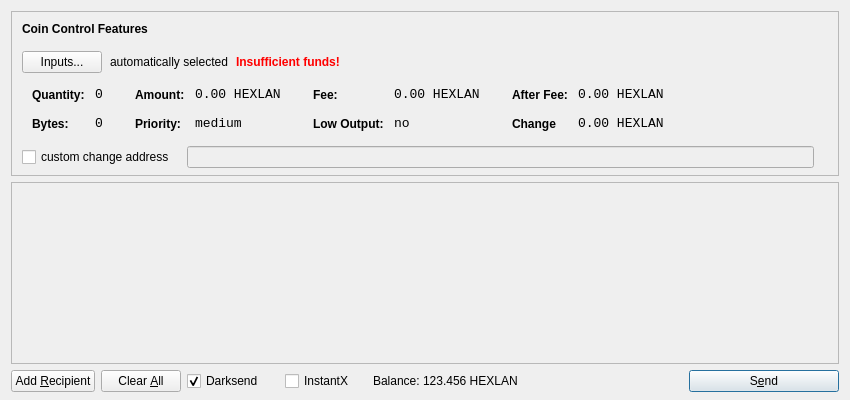
<?xml version="1.0" encoding="UTF-8"?>
<ui version="4.0">
 <class>SendCoinsDialog</class>
 <widget class="QDialog" name="SendCoinsDialog">
  <property name="geometry">
   <rect>
    <x>0</x>
    <y>0</y>
    <width>850</width>
    <height>400</height>
   </rect>
  </property>
  <property name="windowTitle">
   <string>Send Coins</string>
  </property>
  <layout class="QVBoxLayout" name="verticalLayout" stretch="0,1,0">
   <property name="bottomMargin">
    <number>8</number>
   </property>
   <item>
    <widget class="QFrame" name="frameCoinControl">
     <property name="sizePolicy">
      <sizepolicy hsizetype="Expanding" vsizetype="Expanding">
       <horstretch>0</horstretch>
       <verstretch>0</verstretch>
      </sizepolicy>
     </property>
     <property name="maximumSize">
      <size>
       <width>16777215</width>
       <height>16777215</height>
      </size>
     </property>
     <property name="frameShape">
      <enum>QFrame::StyledPanel</enum>
     </property>
     <property name="frameShadow">
      <enum>QFrame::Sunken</enum>
     </property>
     <layout class="QVBoxLayout" name="verticalLayoutCoinControl2">
      <property name="spacing">
       <number>-1</number>
      </property>
      <property name="leftMargin">
       <number>0</number>
      </property>
      <property name="topMargin">
       <number>0</number>
      </property>
      <property name="rightMargin">
       <number>0</number>
      </property>
      <property name="bottomMargin">
       <number>6</number>
      </property>
      <item>
       <layout class="QVBoxLayout" name="verticalLayoutCoinControl" stretch="0,0,0,0,1">
        <property name="spacing">
         <number>0</number>
        </property>
        <property name="leftMargin">
         <number>10</number>
        </property>
        <property name="topMargin">
         <number>10</number>
        </property>
        <item>
         <layout class="QHBoxLayout" name="horizontalLayoutCoinControl1">
          <property name="bottomMargin">
           <number>15</number>
          </property>
          <item>
           <widget class="QLabel" name="labelCoinControlFeatures">
            <property name="sizePolicy">
             <sizepolicy hsizetype="Preferred" vsizetype="Maximum">
              <horstretch>0</horstretch>
              <verstretch>0</verstretch>
             </sizepolicy>
            </property>
            <property name="font">
             <font>
              <weight>75</weight>
              <bold>true</bold>
             </font>
            </property>
            <property name="styleSheet">
             <string notr="true">font-weight:bold;</string>
            </property>
            <property name="text">
             <string>Coin Control Features</string>
            </property>
           </widget>
          </item>
         </layout>
        </item>
        <item>
         <layout class="QHBoxLayout" name="horizontalLayoutCoinControl2" stretch="0,0,0,0">
          <property name="spacing">
           <number>8</number>
          </property>
          <property name="bottomMargin">
           <number>10</number>
          </property>
          <item>
           <widget class="QPushButton" name="pushButtonCoinControl">
            <property name="styleSheet">
             <string notr="true"/>
            </property>
            <property name="text">
             <string>Inputs...</string>
            </property>
           </widget>
          </item>
          <item>
           <widget class="QLabel" name="labelCoinControlAutomaticallySelected">
            <property name="text">
             <string>automatically selected</string>
            </property>
            <property name="margin">
             <number>5</number>
            </property>
           </widget>
          </item>
          <item>
           <widget class="QLabel" name="labelCoinControlInsuffFunds">
            <property name="font">
             <font>
              <weight>75</weight>
              <bold>true</bold>
             </font>
            </property>
            <property name="styleSheet">
             <string notr="true">color:red;font-weight:bold;</string>
            </property>
            <property name="text">
             <string>Insufficient funds!</string>
            </property>
            <property name="margin">
             <number>5</number>
            </property>
           </widget>
          </item>
          <item>
           <spacer name="horizontalSpacerCoinControl">
            <property name="orientation">
             <enum>Qt::Horizontal</enum>
            </property>
            <property name="sizeHint" stdset="0">
             <size>
              <width>40</width>
              <height>1</height>
             </size>
            </property>
           </spacer>
          </item>
         </layout>
        </item>
        <item>
         <widget class="QWidget" name="widgetCoinControl" native="true">
          <property name="sizePolicy">
           <sizepolicy hsizetype="Preferred" vsizetype="Preferred">
            <horstretch>0</horstretch>
            <verstretch>0</verstretch>
           </sizepolicy>
          </property>
          <property name="minimumSize">
           <size>
            <width>0</width>
            <height>0</height>
           </size>
          </property>
          <property name="styleSheet">
           <string notr="true"/>
          </property>
          <layout class="QHBoxLayout" name="horizontalLayoutCoinControl5">
           <property name="margin">
            <number>0</number>
           </property>
           <item>
            <layout class="QHBoxLayout" name="horizontalLayoutCoinControl3" stretch="0,0,0,1">
             <property name="spacing">
              <number>20</number>
             </property>
             <property name="topMargin">
              <number>0</number>
             </property>
             <property name="bottomMargin">
              <number>10</number>
             </property>
             <item>
              <layout class="QFormLayout" name="formLayoutCoinControl1">
               <property name="horizontalSpacing">
                <number>10</number>
               </property>
               <property name="verticalSpacing">
                <number>14</number>
               </property>
               <property name="leftMargin">
                <number>10</number>
               </property>
               <property name="topMargin">
                <number>4</number>
               </property>
               <property name="rightMargin">
                <number>6</number>
               </property>
               <item row="0" column="0">
                <widget class="QLabel" name="labelCoinControlQuantityText">
                 <property name="styleSheet">
                  <string notr="true">font-weight:bold;</string>
                 </property>
                 <property name="text">
                  <string>Quantity:</string>
                 </property>
                 <property name="margin">
                  <number>0</number>
                 </property>
                </widget>
               </item>
               <item row="0" column="1">
                <widget class="QLabel" name="labelCoinControlQuantity">
                 <property name="font">
                  <font>
                   <family>Monospace</family>
                   <pointsize>10</pointsize>
                  </font>
                 </property>
                 <property name="cursor">
                  <cursorShape>IBeamCursor</cursorShape>
                 </property>
                 <property name="contextMenuPolicy">
                  <enum>Qt::ActionsContextMenu</enum>
                 </property>
                 <property name="text">
                  <string>0</string>
                 </property>
                 <property name="margin">
                  <number>0</number>
                 </property>
                 <property name="textInteractionFlags">
                  <set>Qt::LinksAccessibleByMouse|Qt::TextSelectableByKeyboard|Qt::TextSelectableByMouse</set>
                 </property>
                </widget>
               </item>
               <item row="1" column="0">
                <widget class="QLabel" name="labelCoinControlBytesText">
                 <property name="styleSheet">
                  <string notr="true">font-weight:bold;</string>
                 </property>
                 <property name="text">
                  <string>Bytes:</string>
                 </property>
                </widget>
               </item>
               <item row="1" column="1">
                <widget class="QLabel" name="labelCoinControlBytes">
                 <property name="font">
                  <font>
                   <family>Monospace</family>
                   <pointsize>10</pointsize>
                  </font>
                 </property>
                 <property name="cursor">
                  <cursorShape>IBeamCursor</cursorShape>
                 </property>
                 <property name="contextMenuPolicy">
                  <enum>Qt::ActionsContextMenu</enum>
                 </property>
                 <property name="text">
                  <string>0</string>
                 </property>
                 <property name="textInteractionFlags">
                  <set>Qt::LinksAccessibleByMouse|Qt::TextSelectableByKeyboard|Qt::TextSelectableByMouse</set>
                 </property>
                </widget>
               </item>
              </layout>
             </item>
             <item>
              <layout class="QFormLayout" name="formLayoutCoinControl2">
               <property name="horizontalSpacing">
                <number>10</number>
               </property>
               <property name="verticalSpacing">
                <number>14</number>
               </property>
               <property name="leftMargin">
                <number>6</number>
               </property>
               <property name="topMargin">
                <number>4</number>
               </property>
               <property name="rightMargin">
                <number>6</number>
               </property>
               <item row="0" column="0">
                <widget class="QLabel" name="labelCoinControlAmountText">
                 <property name="styleSheet">
                  <string notr="true">font-weight:bold;</string>
                 </property>
                 <property name="text">
                  <string>Amount:</string>
                 </property>
                 <property name="margin">
                  <number>0</number>
                 </property>
                </widget>
               </item>
               <item row="0" column="1">
                <widget class="QLabel" name="labelCoinControlAmount">
                 <property name="font">
                  <font>
                   <family>Monospace</family>
                   <pointsize>10</pointsize>
                  </font>
                 </property>
                 <property name="cursor">
                  <cursorShape>IBeamCursor</cursorShape>
                 </property>
                 <property name="contextMenuPolicy">
                  <enum>Qt::ActionsContextMenu</enum>
                 </property>
                 <property name="text">
                  <string>0.00 HEXLAN</string>
                 </property>
                 <property name="textInteractionFlags">
                  <set>Qt::LinksAccessibleByMouse|Qt::TextSelectableByKeyboard|Qt::TextSelectableByMouse</set>
                 </property>
                </widget>
               </item>
               <item row="1" column="0">
                <widget class="QLabel" name="labelCoinControlPriorityText">
                 <property name="styleSheet">
                  <string notr="true">font-weight:bold;</string>
                 </property>
                 <property name="text">
                  <string>Priority:</string>
                 </property>
                </widget>
               </item>
               <item row="1" column="1">
                <widget class="QLabel" name="labelCoinControlPriority">
                 <property name="font">
                  <font>
                   <family>Monospace</family>
                   <pointsize>10</pointsize>
                  </font>
                 </property>
                 <property name="cursor">
                  <cursorShape>IBeamCursor</cursorShape>
                 </property>
                 <property name="contextMenuPolicy">
                  <enum>Qt::ActionsContextMenu</enum>
                 </property>
                 <property name="text">
                  <string>medium</string>
                 </property>
                 <property name="textInteractionFlags">
                  <set>Qt::LinksAccessibleByMouse|Qt::TextSelectableByKeyboard|Qt::TextSelectableByMouse</set>
                 </property>
                </widget>
               </item>
              </layout>
             </item>
             <item>
              <layout class="QFormLayout" name="formLayoutCoinControl3">
               <property name="horizontalSpacing">
                <number>10</number>
               </property>
               <property name="verticalSpacing">
                <number>14</number>
               </property>
               <property name="leftMargin">
                <number>6</number>
               </property>
               <property name="topMargin">
                <number>4</number>
               </property>
               <property name="rightMargin">
                <number>6</number>
               </property>
               <item row="0" column="0">
                <widget class="QLabel" name="labelCoinControlFeeText">
                 <property name="styleSheet">
                  <string notr="true">font-weight:bold;</string>
                 </property>
                 <property name="text">
                  <string>Fee:</string>
                 </property>
                 <property name="margin">
                  <number>0</number>
                 </property>
                </widget>
               </item>
               <item row="0" column="1">
                <widget class="QLabel" name="labelCoinControlFee">
                 <property name="font">
                  <font>
                   <family>Monospace</family>
                   <pointsize>10</pointsize>
                  </font>
                 </property>
                 <property name="cursor">
                  <cursorShape>IBeamCursor</cursorShape>
                 </property>
                 <property name="contextMenuPolicy">
                  <enum>Qt::ActionsContextMenu</enum>
                 </property>
                 <property name="text">
                  <string>0.00 HEXLAN</string>
                 </property>
                 <property name="textInteractionFlags">
                  <set>Qt::LinksAccessibleByMouse|Qt::TextSelectableByKeyboard|Qt::TextSelectableByMouse</set>
                 </property>
                </widget>
               </item>
               <item row="1" column="0">
                <widget class="QLabel" name="labelCoinControlLowOutputText">
                 <property name="styleSheet">
                  <string notr="true">font-weight:bold;</string>
                 </property>
                 <property name="text">
                  <string>Low Output:</string>
                 </property>
                </widget>
               </item>
               <item row="1" column="1">
                <widget class="QLabel" name="labelCoinControlLowOutput">
                 <property name="font">
                  <font>
                   <family>Monospace</family>
                   <pointsize>10</pointsize>
                  </font>
                 </property>
                 <property name="cursor">
                  <cursorShape>IBeamCursor</cursorShape>
                 </property>
                 <property name="contextMenuPolicy">
                  <enum>Qt::ActionsContextMenu</enum>
                 </property>
                 <property name="text">
                  <string>no</string>
                 </property>
                 <property name="textInteractionFlags">
                  <set>Qt::LinksAccessibleByMouse|Qt::TextSelectableByKeyboard|Qt::TextSelectableByMouse</set>
                 </property>
                </widget>
               </item>
              </layout>
             </item>
             <item>
              <layout class="QFormLayout" name="formLayoutCoinControl4">
               <property name="horizontalSpacing">
                <number>10</number>
               </property>
               <property name="verticalSpacing">
                <number>14</number>
               </property>
               <property name="leftMargin">
                <number>6</number>
               </property>
               <property name="topMargin">
                <number>4</number>
               </property>
               <property name="rightMargin">
                <number>6</number>
               </property>
               <item row="0" column="0">
                <widget class="QLabel" name="labelCoinControlAfterFeeText">
                 <property name="styleSheet">
                  <string notr="true">font-weight:bold;</string>
                 </property>
                 <property name="text">
                  <string>After Fee:</string>
                 </property>
                 <property name="margin">
                  <number>0</number>
                 </property>
                </widget>
               </item>
               <item row="0" column="1">
                <widget class="QLabel" name="labelCoinControlAfterFee">
                 <property name="font">
                  <font>
                   <family>Monospace</family>
                   <pointsize>10</pointsize>
                  </font>
                 </property>
                 <property name="cursor">
                  <cursorShape>IBeamCursor</cursorShape>
                 </property>
                 <property name="contextMenuPolicy">
                  <enum>Qt::ActionsContextMenu</enum>
                 </property>
                 <property name="text">
                  <string>0.00 HEXLAN</string>
                 </property>
                 <property name="textInteractionFlags">
                  <set>Qt::LinksAccessibleByMouse|Qt::TextSelectableByKeyboard|Qt::TextSelectableByMouse</set>
                 </property>
                </widget>
               </item>
               <item row="1" column="0">
                <widget class="QLabel" name="labelCoinControlChangeText">
                 <property name="styleSheet">
                  <string notr="true">font-weight:bold;</string>
                 </property>
                 <property name="text">
                  <string>Change</string>
                 </property>
                </widget>
               </item>
               <item row="1" column="1">
                <widget class="QLabel" name="labelCoinControlChange">
                 <property name="font">
                  <font>
                   <family>Monospace</family>
                   <pointsize>10</pointsize>
                  </font>
                 </property>
                 <property name="cursor">
                  <cursorShape>IBeamCursor</cursorShape>
                 </property>
                 <property name="contextMenuPolicy">
                  <enum>Qt::ActionsContextMenu</enum>
                 </property>
                 <property name="text">
                  <string>0.00 HEXLAN</string>
                 </property>
                 <property name="textInteractionFlags">
                  <set>Qt::LinksAccessibleByMouse|Qt::TextSelectableByKeyboard|Qt::TextSelectableByMouse</set>
                 </property>
                </widget>
               </item>
              </layout>
             </item>
            </layout>
           </item>
          </layout>
         </widget>
        </item>
        <item>
         <layout class="QHBoxLayout" name="horizontalLayoutCoinControl4" stretch="0,0,0">
          <property name="spacing">
           <number>12</number>
          </property>
          <property name="sizeConstraint">
           <enum>QLayout::SetDefaultConstraint</enum>
          </property>
          <property name="topMargin">
           <number>5</number>
          </property>
          <property name="rightMargin">
           <number>5</number>
          </property>
          <item>
           <widget class="QCheckBox" name="checkBoxCoinControlChange">
            <property name="text">
             <string>custom change address</string>
            </property>
           </widget>
          </item>
          <item>
           <widget class="QLineEdit" name="lineEditCoinControlChange">
            <property name="enabled">
             <bool>false</bool>
            </property>
            <property name="sizePolicy">
             <sizepolicy hsizetype="Expanding" vsizetype="Fixed">
              <horstretch>0</horstretch>
              <verstretch>0</verstretch>
             </sizepolicy>
            </property>
           </widget>
          </item>
          <item>
           <widget class="QLabel" name="labelCoinControlChangeLabel">
            <property name="sizePolicy">
             <sizepolicy hsizetype="Preferred" vsizetype="Expanding">
              <horstretch>0</horstretch>
              <verstretch>0</verstretch>
             </sizepolicy>
            </property>
            <property name="minimumSize">
             <size>
              <width>0</width>
              <height>0</height>
             </size>
            </property>
            <property name="text">
             <string/>
            </property>
            <property name="margin">
             <number>3</number>
            </property>
           </widget>
          </item>
         </layout>
        </item>
        <item>
         <spacer name="verticalSpacerCoinControl">
          <property name="orientation">
           <enum>Qt::Vertical</enum>
          </property>
          <property name="sizeHint" stdset="0">
           <size>
            <width>800</width>
            <height>1</height>
           </size>
          </property>
         </spacer>
        </item>
       </layout>
      </item>
     </layout>
    </widget>
   </item>
   <item>
    <widget class="QScrollArea" name="scrollArea">
     <property name="widgetResizable">
      <bool>true</bool>
     </property>
     <widget class="QWidget" name="scrollAreaWidgetContents">
      <property name="geometry">
       <rect>
        <x>0</x>
        <y>0</y>
        <width>830</width>
        <height>165</height>
       </rect>
      </property>
      <layout class="QVBoxLayout" name="verticalLayout_2">
       <property name="margin">
        <number>0</number>
       </property>
       <item>
        <layout class="QVBoxLayout" name="entries">
         <property name="spacing">
          <number>6</number>
         </property>
        </layout>
       </item>
       <item>
        <spacer name="verticalSpacer">
         <property name="orientation">
          <enum>Qt::Vertical</enum>
         </property>
         <property name="sizeHint" stdset="0">
          <size>
           <width>20</width>
           <height>40</height>
          </size>
         </property>
        </spacer>
       </item>
      </layout>
     </widget>
    </widget>
   </item>
   <item>
    <layout class="QHBoxLayout" name="horizontalLayout">
     <item>
      <widget class="QPushButton" name="addButton">
       <property name="toolTip">
        <string>Send to multiple recipients at once</string>
       </property>
       <property name="text">
        <string>Add &amp;Recipient</string>
       </property>
       <property name="autoDefault">
        <bool>false</bool>
       </property>
      </widget>
     </item>
     <item>
      <widget class="QPushButton" name="clearButton">
       <property name="sizePolicy">
        <sizepolicy hsizetype="Minimum" vsizetype="Fixed">
         <horstretch>0</horstretch>
         <verstretch>0</verstretch>
        </sizepolicy>
       </property>
       <property name="toolTip">
        <string>Remove all transaction fields</string>
       </property>
       <property name="text">
        <string>Clear &amp;All</string>
       </property>
       <property name="autoRepeatDelay">
        <number>300</number>
       </property>
       <property name="autoDefault">
        <bool>false</bool>
       </property>
      </widget>
     </item>
     <item>
      <layout class="QHBoxLayout" name="horizontalLayout_2">
       <property name="spacing">
        <number>3</number>
       </property>
        <item>
        <widget class="QCheckBox" name="checkUseDarksend">
         <property name="minimumSize">
          <size>
           <width>95</width>
           <height>0</height>
          </size>
         </property>
         <property name="text">
          <string>Darksend</string>
         </property>
         <property name="checked">
          <bool>true</bool>
         </property>
        </widget>
       </item>
       <item>
        <widget class="QCheckBox" name="checkInstantX">
         <property name="enabled">
          <bool>true</bool>
         </property>
         <property name="minimumSize">
          <size>
           <width>85</width>
           <height>0</height>
          </size>
         </property>
         <property name="text">
          <string>InstantX</string>
         </property>
        </widget>
       </item>
       <item>
        <widget class="QLabel" name="label">
         <property name="sizePolicy">
          <sizepolicy hsizetype="Preferred" vsizetype="Fixed">
           <horstretch>0</horstretch>
           <verstretch>0</verstretch>
          </sizepolicy>
         </property>
         <property name="text">
          <string>Balance:</string>
         </property>
        </widget>
       </item>
       <item>
        <widget class="QLabel" name="labelBalance">
         <property name="sizePolicy">
          <sizepolicy hsizetype="Preferred" vsizetype="Fixed">
           <horstretch>0</horstretch>
           <verstretch>0</verstretch>
          </sizepolicy>
         </property>
         <property name="cursor">
          <cursorShape>IBeamCursor</cursorShape>
         </property>
         <property name="text">
          <string>123.456 HEXLAN</string>
         </property>
         <property name="textInteractionFlags">
          <set>Qt::LinksAccessibleByMouse|Qt::TextSelectableByKeyboard|Qt::TextSelectableByMouse</set>
         </property>
        </widget>
       </item>
      </layout>
     </item>
     <item>
      <spacer name="horizontalSpacer">
       <property name="orientation">
        <enum>Qt::Horizontal</enum>
       </property>
       <property name="sizeHint" stdset="0">
        <size>
         <width>40</width>
         <height>20</height>
        </size>
       </property>
      </spacer>
     </item>
     <item>
      <widget class="QPushButton" name="sendButton">
       <property name="minimumSize">
        <size>
         <width>150</width>
         <height>0</height>
        </size>
       </property>
       <property name="toolTip">
        <string>Confirm the send action</string>
       </property>
       <property name="text">
        <string>S&amp;end</string>
       </property>
       <property name="icon">
        <iconset resource="../bitcoin.qrc">
         <normaloff>:/icons/send</normaloff>:/icons/send</iconset>
       </property>
       <property name="default">
        <bool>true</bool>
       </property>
      </widget>
     </item>
    </layout>
   </item>
  </layout>
 </widget>
 <resources>
  <include location="../bitcoin.qrc"/>
 </resources>
 <connections/>
</ui>
